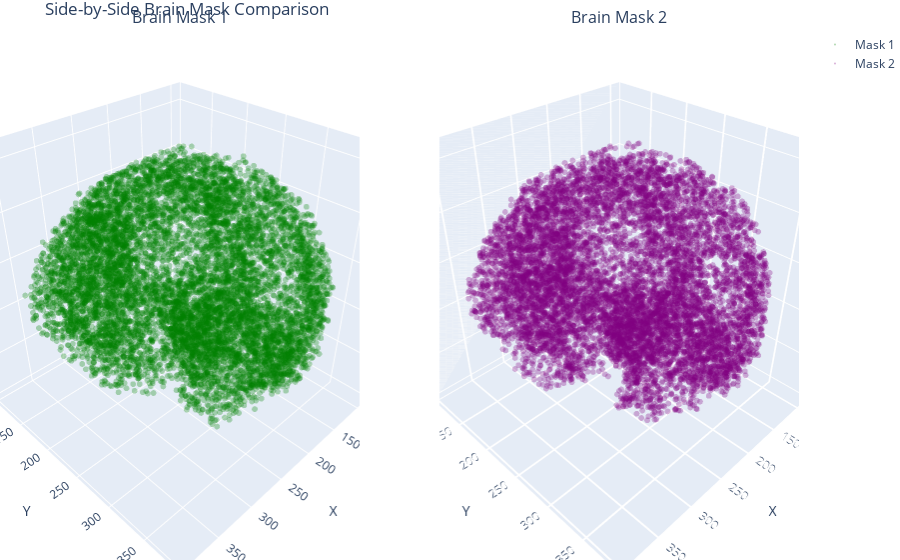

Source (notebook cell):
### Code cell
plot_two_brain_masks_separately(
    paths_dict['brain_mask_combined'],
    paths_dict['aligned_brain'],
)

### Figure 1 — Plotly figure (JSON) as saved in the notebook; plotly's stock layout.template omitted (floating-point values rounded to 4 significant figures; data arrays with more than 128 entries replaced by an {"elided": "..."} marker saying what was removed)
{"data": [{"marker": {"color": "green", "opacity": 0.3, "size": 2}, "mode": "markers", "name": "Mask 1", "scene": "scene", "type": "scatter3d", "x": {"elided": "10000 int values"}, "y": {"elided": "10000 int values"}, "z": {"elided": "10000 int values"}}, {"marker": {"color": "purple", "opacity": 0.3, "size": 2}, "mode": "markers", "name": "Mask 2", "scene": "scene2", "type": "scatter3d", "x": {"elided": "10000 int values"}, "y": {"elided": "10000 int values"}, "z": {"elided": "10000 int values"}}], "layout": {"annotations": [{"font": {"size": 16}, "showarrow": false, "text": "Brain Mask 1", "x": 0.225, "xanchor": "center", "xref": "paper", "y": 1, "yanchor": "bottom", "yref": "paper"}, {"font": {"size": 16}, "showarrow": false, "text": "Brain Mask 2", "x": 0.775, "xanchor": "center", "xref": "paper", "y": 1, "yanchor": "bottom", "yref": "paper"}], "margin": {"b": 0, "l": 0, "r": 0, "t": 30}, "scene": {"domain": {"x": [0, 0.45], "y": [0, 1]}, "xaxis": {"title": {"text": "X"}}, "yaxis": {"title": {"text": "Y"}}, "zaxis": {"title": {"text": "Z"}}}, "scene2": {"domain": {"x": [0.55, 1], "y": [0, 1]}, "xaxis": {"title": {"text": "X"}}, "yaxis": {"title": {"text": "Y"}}, "zaxis": {"title": {"text": "Z"}}}, "title": {"text": "Side-by-Side Brain Mask Comparison"}}}
